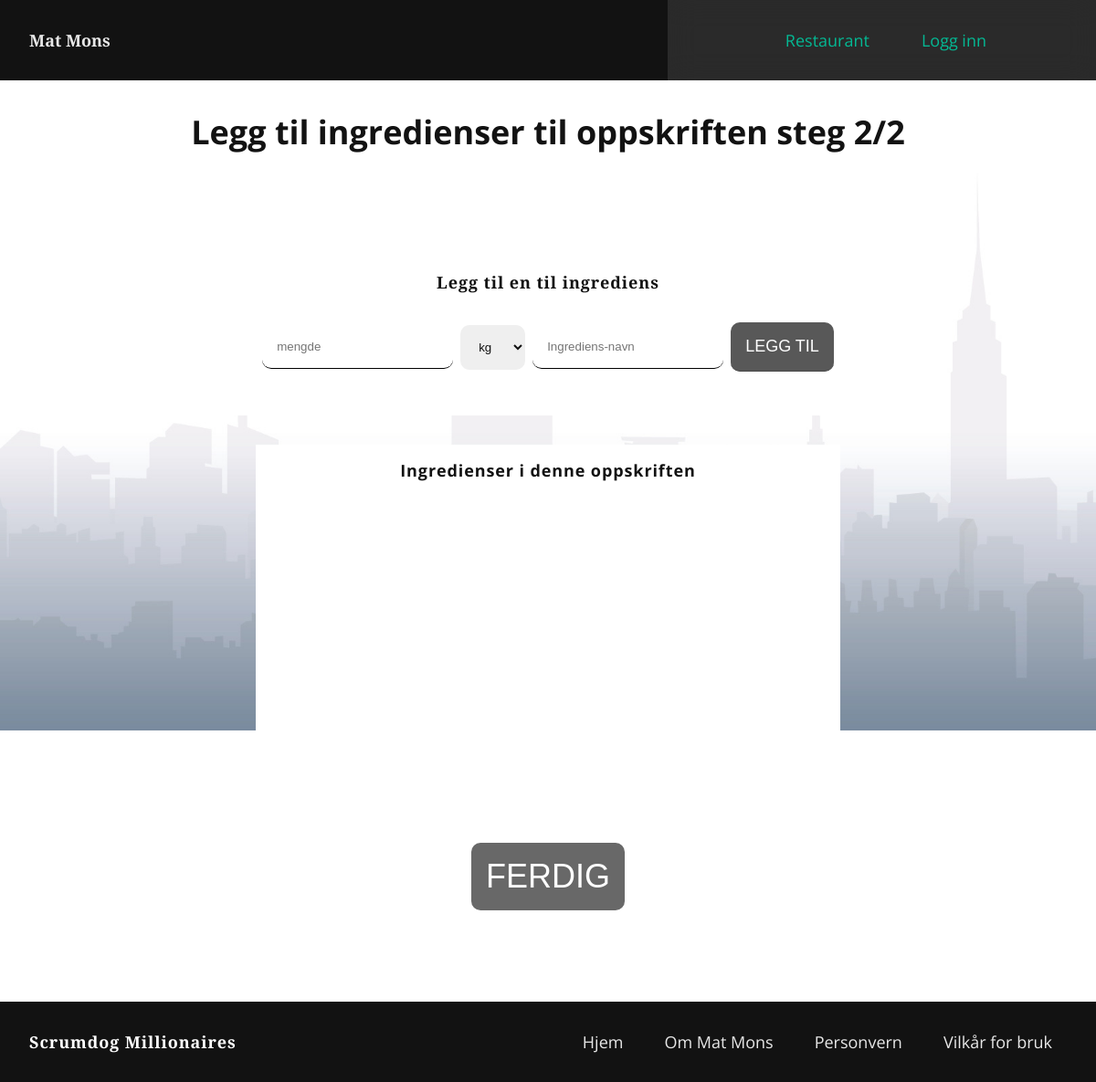
The app's page /add_ingredients/1, older data.
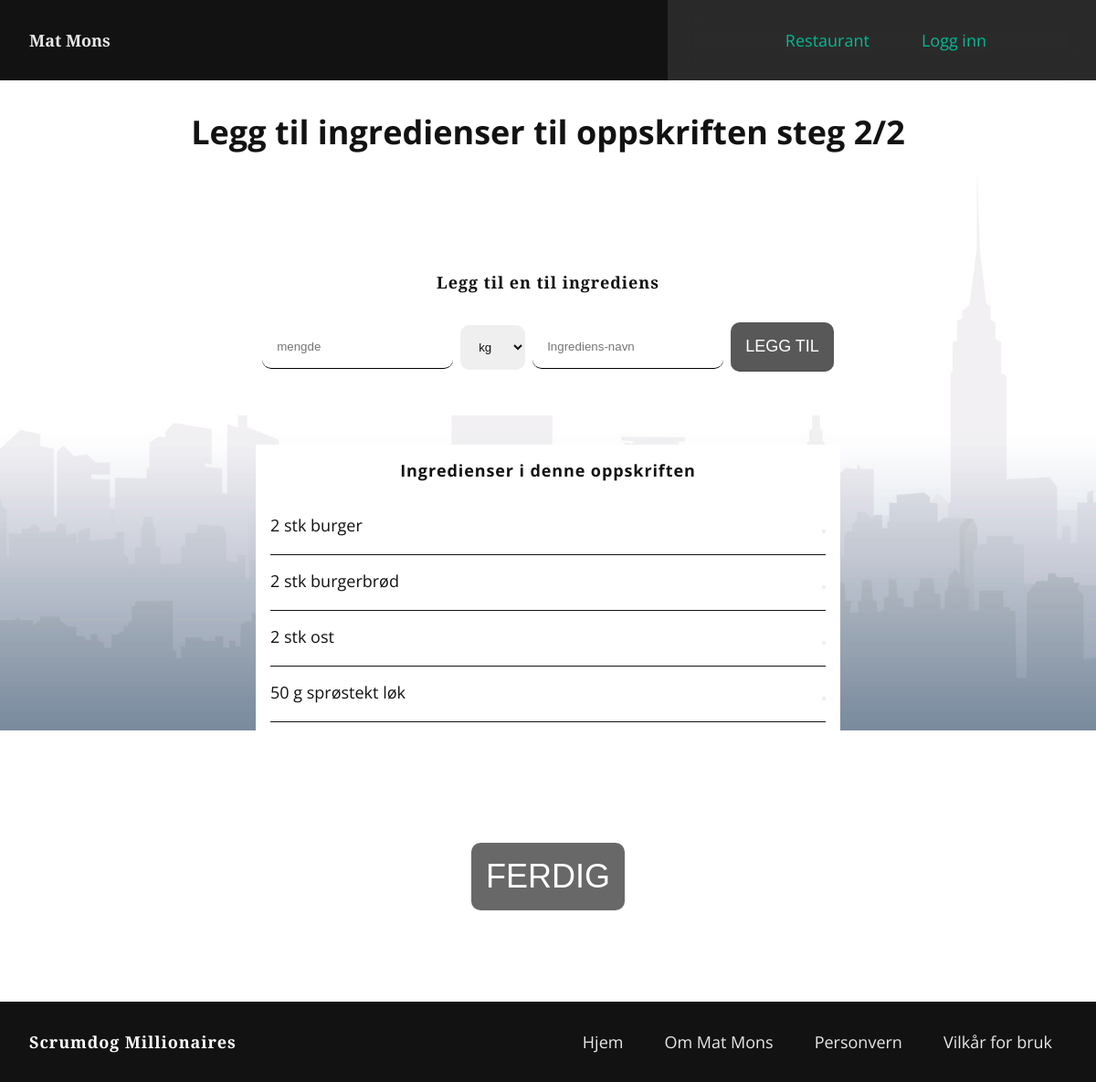
The same page, newer data.
### db/modul.py (models this page shows, shortened)
class Measurement(base):
    __tablename__ = "measurement"
    id = Column(Integer, primary_key=True, unique=True,
                nullable=False, autoincrement=True)
    name = Column(String(10), nullable=False, unique=True)
    recipe_ingredient_helper = relationship(
        "Recipe_ingredient_helper", back_populates="measurement", cascade="all, delete")

class Ingredient(base):
    __tablename__ = "ingredient"
    id = Column(Integer, primary_key=True, unique=True,
                nullable=False, autoincrement=True)
    name = Column(String(45), nullable=False, unique=True)
    recipe_ingredient_helper = relationship(
        "Recipe_ingredient_helper", back_populates="ingredient", cascade="all, delete")

### routes/recipe_routes.py (the view)
@recipe_route.route("/add_ingredients/<recipe_id>")
def add_ingredients(recipe_id):
    measurements = rq.get_all_measurements()
    ingredients_recipe = rq.get_ingredient_names_with_recipe_id(recipe_id)
    amounts_recipe = rq.get_amount_amounts_with_recipe_id(recipe_id)
    measurements_recipe = rq.get_measurement_measurements_with_recipe_id(recipe_id)
    return render_template("dinners/create_ingredients.html", measurements=measurements, len=len(ingredients_recipe),
                           ingredients=ingredients_recipe, amount=amounts_recipe,
                           measurements_recipe=measurements_recipe, recipe_id=recipe_id)

### queries.py (called while the page is built)
def get_all_measurements():
    return session.query(Measurement).all()

def get_ingredient_names_with_recipe_id(recipe_id):
    return session.query(Ingredient.name).join(
        Recipe_ingredient_helper).join(Recipe).filter(Recipe.id == recipe_id).all()

def get_amount_amounts_with_recipe_id(recipe_id):
    return session.query(Amount.amount).join(
        Recipe_ingredient_helper).join(Recipe).filter(Recipe.id == recipe_id).all()

def get_measurement_measurements_with_recipe_id(recipe_id):
    return session.query(Measurement.name).join(
        Recipe_ingredient_helper).join(Recipe).filter(Recipe.id == recipe_id).all()

### templates/dinners/create_ingredients.html (shortened to what this page needs)
{% extends "base.html" %} {% block head %} {% endblock %}  {% block content %}
<article class="ingredient-layout">
<section class="ingredient-title-section">
    <h1>Legg til ingredienser til oppskriften steg 2/2</h1>
    </section>
<article class="ingredient-article">
  <section class="">
    <div class="ingredient-container">
      <div>
      <h2 class="logo">Legg til en til ingrediens</h2>
    </div>
      <form class="" method="POST" name="formIngredients">
        <div class="ingredient-row">
          <div class="ingredient-control">
            <input
              type="number"
              name="amount"
              class="dropdownIngredient"
              placeholder="mengde"
            />
          </div>
          <div class="ingredient-control">
            <select class="dropdownIngredient" name="unit">
              {% for measurement in measurements %}
              <option>{{ measurement.name }}</option>
              {% endfor %}
            </select>
          </div>
          <div class="ingredient-control">
            <input
              type="text"
              name="ingredient"
              class="dropdownIngredient"
              placeholder="Ingrediens-navn"
            />
          </div>
        <div class="ingredient-control">
          <input
            class="ingredient-add-btn"
            type="submit"
            name=""
            value="Legg til"
          />
        </div>
      </div>
      </form>
    </div>
  </section>
  <section class="add-ingredient-section">
    <h2>Ingredienser i denne oppskriften</h2>
    {% for i in range(0,(len)) %}
    <div class="ingredient-list-content">
        {{ amount[i].amount}} {{ measurements_recipe[i].name }} {{ ingredients[i].name }}
      <form
      method="post" name="formDelete"
    >
      <button type="submit" name="delIngredient"value="fjern">
      </button>
    </form>
    </div>
    {% endfor %}
  </section>
</article>
<a href="{{ url_for('usersroute.profile')}}" class="control">
    <div class="control">
      <input type="submit" value="ferdig" />
    </div></a>
</article>
{% endblock %}

### templates/base.html (shortened to what this page needs)
<!DOCTYPE html>
<html lang="en">
  <head>
    <link
      rel="stylesheet"
      type="text/css"
      href="{{ url_for('static', filename='css/styles.css') }}"
    />
    <link
      rel="stylesheet"
      href="https://unicons.iconscout.com/release/v4.0.0/css/line.css"
    />
  </head>
  <body>
    <header class="primary-header flex">
      <h1 class="logo">
        <a href="{{ url_for('usersroute.home') }}">Mat Mons</a>
      </h1>
      <nav>
        <ul
          id="primary-navigation"
          data-visible="false"
          class="primary-navigation flex"
        >
          <li class="active">
            <a href="{{ url_for('calendarroute.show_calendar', group_id = 1) }}">
              <span></span>Restaurant
            </a>
          </li>
          {% if current_user.is_authenticated %}
          <li>
            <a href="{{ url_for('usersroute.profile') }}">
              <span><i class="uil uil-user"></i></span>Profil
            </a>
            </li>
            <li>
              <a href="{{ url_for('usersroute.logout') }}">
                <span><i class="uil uil-user"></i></span>Logg ut
              </a>
            </li>
            {% else %}
            <li>
            <a href="{{ url_for('usersroute.login') }}">
              <span></span>Logg inn
            </a>
            {% endif %}
          </li>
        </ul>
      </nav>
    </header>
    <div id="content">{% block content %} {% endblock %}</div>
    <footer class="primary-footer flex">
      <h3 class="logo">Scrumdog Millionaires</h3>
      <nav>
        <ul class="footer-navigation flex">
          <li>
            <a href="{{ url_for('usersroute.home') }}"
              ><span></span>Hjem</a
            >
          </li>
          <li>
            <a href="/templates/info/about.html"
              ><span></span>Om Mat Mons</a
            >
          </li>
          <li>
            <a href="{{ url_for('usersroute.privacy') }}"
              ><span></span>Personvern</a
            >
          </li>
          <li>
            <a href="{{ url_for('usersroute.privacy') }}"
              ><span></span>Vilkår for
              bruk</a
            >
          </li>
        </ul>
      </nav>
    </footer>
  </body>
</html>

### static/css/styles.css (style rules this page uses)
:root { --ff-body: "Open Sans", sans-serif; --ff-title: "Open Sans", sans-serif; --ff-logo: "Playfair Display", sans-serif; --clr-primary-400: hsl(60 100% 50%); --clr-neutral-900: #121212; --clr-error: #ff5357; --clr-warning: #ffac00; --clr-info: #00afcc; --clr-success: #01c9a0; --clr-primary: #121212; --clr-neutral: #ffffff; --fs-xxl: clamp(3.5rem, 12vw + 1rem, 12rem); --fs-xl: clamp(3.5rem, 12vw + 1rem, 7rem); --fs-600: clamp(2rem, 12vw + 1rem, 3rem); --fs-500: clamp(1.5rem, 12vw + 1rem, 2.25rem); --fs-400: clamp(1rem, 12vw + 1rem, 1.125rem); --fs-300: clamp(.3rem, 2.5vw + 1rem, 1rem); }
* { margin: 0; padding: 0; box-sizing: border-box; scroll-behavior: smooth; }
html { position: relative; overflow: visible; }
body { min-height: 100vh; font-family: var(--ff-body); font-size: 1.125rem; color: var(--clr-primary); }
h1, h2, h3 { font-family: var(--ff-title); font-size: var(--fs-400); }
.privacy-article h1, h2, h3, h4, p { letter-spacing: 0.05em; }
.toc-list li, ul, ul li { list-style: none; }
.toc-list li, a { color: var(--clr-primary); text-decoration: none; margin-bottom: 1rem; opacity: 0.9; transition: opacity 0.3s ease; }
.logo { margin: 2rem; font-family: var(--ff-logo); }
.logo a { text-decoration: none; color: var(--clr-neutral); }
.primary-header { align-items: center; justify-content: space-between; background-color: var(--clr-primary); }
.primary-navigation { list-style: none; padding: 0; margin: 0; background-color: hsl(0, 0%, 0%, 0.2); }
.primary-navigation a { text-decoration: none; font-weight: 00; color: var(--clr-success); }
@media (min-width: 60em) { .primary-navigation { --gap: clamp(1.5rem, 7vw, 3rem); padding-block: 2rem; padding-inline: clamp(3rem, 10vw, 10rem); } }
#content { position: relative; margin-bottom: 5.5rem; }
.primary-footer { position: absolute; bottom: 0; width: 100%; color: var(--clr-neutral); background-color: var(--clr-primary); align-items: center; justify-content: space-between; }
.footer-navigation { list-style: none; padding-block: 2rem; padding-inline: clamp(3rem, 10vw, 3rem); --gap: 2em; }
.footer-navigation a { text-decoration: none; color: var(--clr-neutral); }
.control { margin-bottom: 2rem; }
.control input { font-size: 1.2em; width: 100%; display: block; padding: 1rem; color: var(--clr-primary); border: none; outline: none; margin: 1em 0; border-radius: 10px; }
.control input[type="submit"] { background: var(--clr-primary); color: var(--clr-neutral); text-transform: uppercase; font-size: var(--fs-500); opacity: 0.7; transition: opacity 0.3s ease; }
.ingredient-layout { min-height: 100vh; display: grid; margin: 0 auto; padding: 2rem; place-items: center; gap: 5rem ; width: 70rem; }
.ingredient-title-section h1 { font-size: var(--fs-500); }
.ingredient-article { display: flex; flex-direction: column; gap: 2rem; place-items: center; margin: 0 auto; }
.ingredient-list-content { width: 100%; display: flex; justify-content: space-between; color: var(--clr-primary); border-bottom: 1px solid var(--clr-primary); }
.ingredient-container { padding: 1rem 2rem; margin: 0 auto; display: flex; flex-direction: column; justify-content: center; place-items: center; background-color: var(--clr-neutral); }
.ingredient-row { display: flex; gap: .5rem; place-items: center; justify-content: center; color: var(--clr-primary); }
.add-ingredient-section { display: grid; gap: 1rem; padding: 1rem; min-height: 20rem; width: 40rem; text-align: center; background-color: var(--clr-neutral); }
.add-ingredient-section h2 { color: var(--clr-primary); }
.ingredient-control { margin-bottom: 2rem; }
.ingredient-control input { padding: 1rem; border: none; outline: none; border-radius: 10px; border-bottom: 1px solid black; }
.ingredient-control input[type="submit"] { background: var(--clr-primary); color: var(--clr-neutral); text-transform: uppercase; font-size: var(--fs-400); opacity: 0.7; transition: opacity .3s ease; }
.ingredient-control select { width: 100%; padding: 1rem; color: var(--clr-primary); border: none; outline: none; border-radius: 10px; }
.flex { display: flex; gap: var(--gap, 1rem); }
#content { position: relative; overflow-x: hidden; }

Row changes from the older to the newer data that the page shows:
now on this page (row unchanged): Measurement: name "stk" "stk" "stk"
added Ingredient: name "burger"
added Ingredient: name "burgerbrød"
added Ingredient: name "ost"
added Ingredient: name "sprøstekt løk"
Text that changed along with them:
new list line: "2"
new list line: "50 g"
